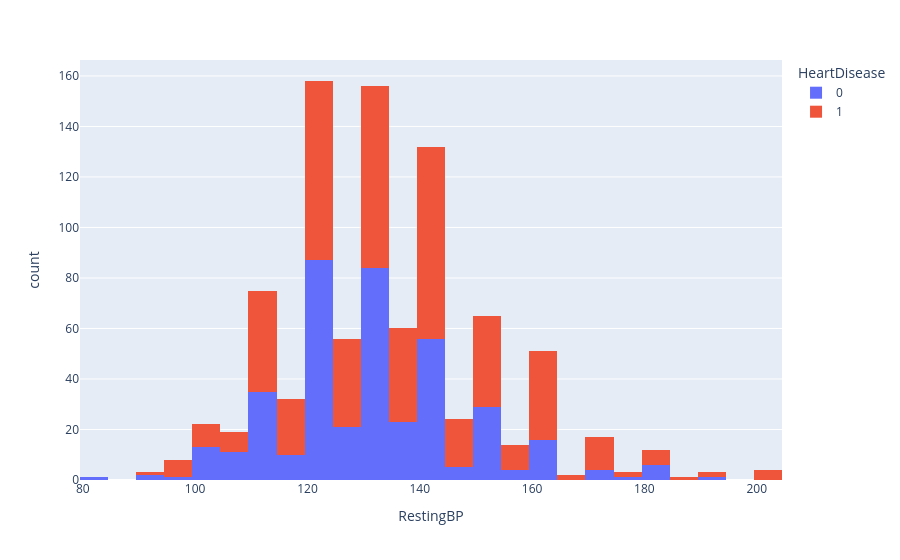

The notebook cell this image was saved under:
### Code cell
px.histogram(heart_df,x='RestingBP',color='HeartDisease')

### Figure 1 — Plotly figure (JSON) as saved in the notebook; plotly's stock layout.template omitted (floating-point values rounded to 4 significant figures; data arrays with more than 128 entries replaced by an {"elided": "..."} marker saying what was removed)
{"data": [{"bingroup": "x", "hovertemplate": "HeartDisease=0<br>RestingBP=%{x}<br>count=%{y}<extra></extra>", "legendgroup": "0", "marker": {"color": "#636efa", "pattern": {"shape": ""}}, "name": "0", "orientation": "v", "showlegend": true, "type": "histogram", "x": {"elided": "410 int values"}, "xaxis": "x", "yaxis": "y"}, {"bingroup": "x", "hovertemplate": "HeartDisease=1<br>RestingBP=%{x}<br>count=%{y}<extra></extra>", "legendgroup": "1", "marker": {"color": "#EF553B", "pattern": {"shape": ""}}, "name": "1", "orientation": "v", "showlegend": true, "type": "histogram", "x": {"elided": "508 int values"}, "xaxis": "x", "yaxis": "y"}], "layout": {"barmode": "relative", "legend": {"title": {"text": "HeartDisease"}, "tracegroupgap": 0}, "margin": {"t": 60}, "xaxis": {"anchor": "y", "domain": [0, 1], "title": {"text": "RestingBP"}}, "yaxis": {"anchor": "x", "domain": [0, 1], "title": {"text": "count"}}}}
